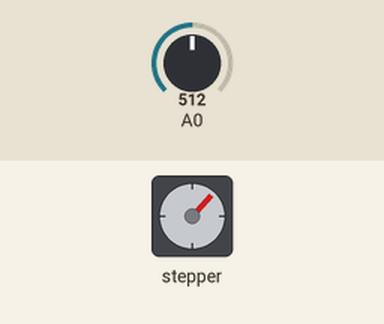
The sketch below on a simulated Arduino Nano, built with avr-gcc and run on an emulated ATmega328P. On the bench: stepper motor. Inputs (shaded band) come from the test bench; at power-on: A0 = 512. Stepper angles assume 100 steps per turn.

Above: at 5.2 s.
5.3 s: A0 set to 716
At 5.76 s:
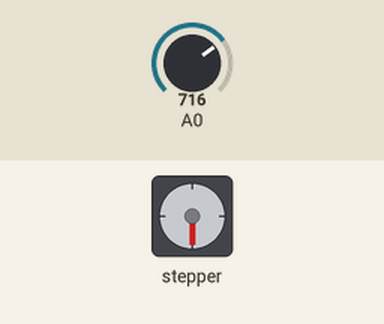
At 6.39 s:
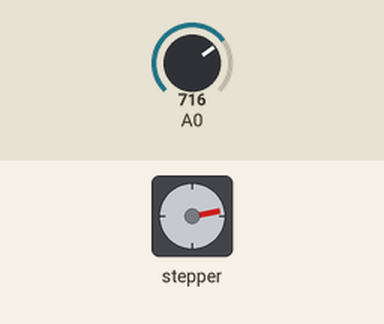
8.3 s: A0 set to 306
At 8.76 s:
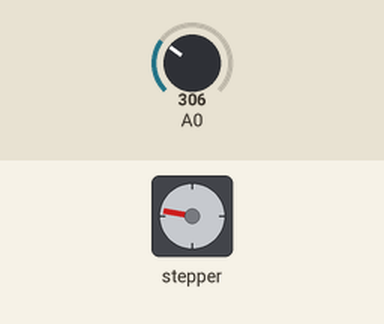
11.3 s: A0 set to 511
Timing chart, 0 to 15.1 s (numbered marks = the images above; inputs shaded):
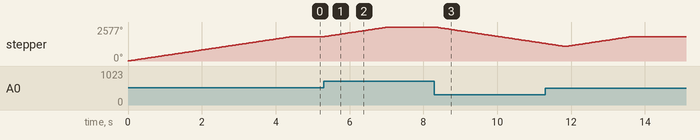

The sketch:

stepper_test.ino
```cpp
#include <Stepper.h>

// change this to the number of steps on your motor
#define STEPS 100

// create an instance of the stepper class, specifying
// the number of steps of the motor and the pins it's
// attached to
Stepper stepper(STEPS, 2, 3, 4, 5);
// the previous reading from the analog input
int previous = 0;

void setup() {
  // set the speed of the motor to 30 RPMs
  stepper.setSpeed(70);
}

void loop() {
  // get the sensor value
  int val = analogRead(0);

  // move a number of steps equal to the change in the
  // sensor reading
  stepper.step(val - previous);

  // remember the previous value of the sensor
  previous = val;
}
```

stepper_test.cpp
```cpp
#include <Arduino.h>
// DRV8805 stepper test (unipolar motor driver with a STEP and DIR indexer).
// Spins one revolution forward, pauses, one revolution back, pauses, repeats.
//
// Differences from the DRV8825 that matter for wiring:
//   The DRV8805 drives UNIPOLAR motors (5 or 6 wire). The center tap of each
//   winding goes to VM, and each of the four winding ends goes to OUT1 to OUT4.
//   A normal 4 wire bipolar motor is not the right motor for this chip.
//   VM must be 8.2 V to 60 V. There is no separate logic supply.
//   nENBL is active LOW with an internal pulldown, so the outputs are on
//   unless you drive it HIGH.
//   RESET is active HIGH. Leave it low or unconnected for normal running.
//   SM1 and SM0 both low (their default) selects full step, two phase drive.
//   Share ground between the Arduino and the driver.

const uint8_t STEP_PIN = 2;
const uint8_t DIR_PIN = 3;
const uint8_t ENABLE_PIN = 4; // connects to nENBL, LOW enables the outputs

const int STEPS_PER_REV = 200;           // change if your motor is not 1.8 degrees per step
const unsigned int STEP_DELAY_US = 1500; // chip needs at least 1.9 us, motor limits real speed
const unsigned int PAUSE_MS = 1000;

void stepMotor(int steps)
{
    for (int i = 0; i < steps; i++)
    {
        digitalWrite(STEP_PIN, HIGH); // the chip steps on the rising edge
        delayMicroseconds(STEP_DELAY_US);
        digitalWrite(STEP_PIN, LOW);
        delayMicroseconds(STEP_DELAY_US);
    }
}

void setup()
{
    Serial.begin(9600);
    pinMode(STEP_PIN, OUTPUT);
    pinMode(DIR_PIN, OUTPUT);
    pinMode(ENABLE_PIN, OUTPUT);
    digitalWrite(STEP_PIN, LOW);
    digitalWrite(DIR_PIN, HIGH);
    digitalWrite(ENABLE_PIN, LOW); // outputs on
    Serial.println("DRV8805 test starting");
}

void loop()
{
    Serial.println("Forward");
    digitalWrite(DIR_PIN, HIGH);
    delayMicroseconds(5); // DIR must settle before the next STEP edge
    stepMotor(STEPS_PER_REV);
    delay(PAUSE_MS);

    Serial.println("Backward");
    digitalWrite(DIR_PIN, LOW);
    delayMicroseconds(5);
    stepMotor(STEPS_PER_REV);
    delay(PAUSE_MS);
}
```

Measured:
- after the input at 5.3 s, stepper: turns 734° clockwise in 1.7 s, starting at once
- after the input at 8.3 s, stepper: keeps turning counter-clockwise at about 418°/s, starting at once
- by itself, stepper: turns 1843° clockwise in 4.4 s
